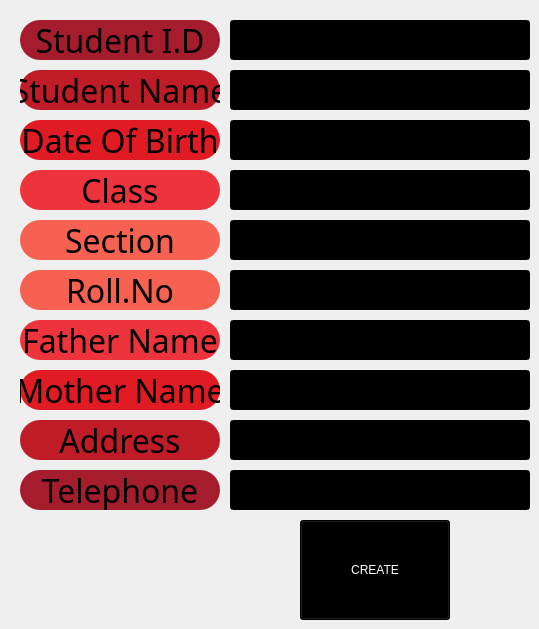
      <widget class="QWidget" name="tab_20">
       <attribute name="title">
        <string>Create .C.</string>
       </attribute>
       <widget class="QLineEdit" name="father_name_zcaj">
        <property name="geometry">
         <rect>
          <x>230</x>
          <y>320</y>
          <width>300</width>
          <height>40</height>
         </rect>
        </property>
        <property name="styleSheet">
         <string notr="true">color: rgb(255, 255, 255);
background-color: rgb(0, 0, 0);
font: 75 20pt &quot;Ubuntu Condensed&quot;;</string>
        </property>
        <property name="text">
         <string/>
        </property>
        <property name="alignment">
         <set>Qt::AlignCenter</set>
        </property>
       </widget>
       <widget class="QLineEdit" name="class_zcaj">
        <property name="geometry">
         <rect>
          <x>230</x>
          <y>170</y>
          <width>300</width>
          <height>40</height>
         </rect>
        </property>
        <property name="styleSheet">
         <string notr="true">color: rgb(255, 255, 255);
background-color: rgb(0, 0, 0);
font: 75 20pt &quot;Ubuntu Condensed&quot;;</string>
        </property>
        <property name="text">
         <string/>
        </property>
        <property name="alignment">
         <set>Qt::AlignCenter</set>
        </property>
       </widget>
       <widget class="QLineEdit" name="mother_name_zcaj">
        <property name="geometry">
         <rect>
          <x>230</x>
          <y>370</y>
          <width>300</width>
          <height>40</height>
         </rect>
        </property>
        <property name="styleSheet">
         <string notr="true">color: rgb(255, 255, 255);
background-color: rgb(0, 0, 0);
font: 75 20pt &quot;Ubuntu Condensed&quot;;</string>
        </property>
        <property name="text">
         <string/>
        </property>
        <property name="alignment">
         <set>Qt::AlignCenter</set>
        </property>
       </widget>
       <widget class="QLabel" name="rclassc">
        <property name="geometry">
         <rect>
          <x>20</x>
          <y>170</y>
          <width>200</width>
          <height>40</height>
         </rect>
        </property>
        <property name="font">
         <font>
          <family>Ubuntu Condensed</family>
          <pointsize>24</pointsize>
          <weight>9</weight>
          <italic>false</italic>
          <bold>false</bold>
         </font>
        </property>
        <property name="styleSheet">
         <string notr="true">font: 75 24pt &quot;Ubuntu Condensed&quot;;
color: rgb(0, 0, 0);
border-radius:20px;
background-color: rgb(237, 51, 59);
selection-color: rgb(255, 255, 255);</string>
        </property>
        <property name="text">
         <string>Class</string>
        </property>
        <property name="alignment">
         <set>Qt::AlignCenter</set>
        </property>
       </widget>
       <widget class="QPushButton" name="btn_create_e1">
        <property name="geometry">
         <rect>
          <x>300</x>
          <y>520</y>
          <width>150</width>
          <height>100</height>
         </rect>
        </property>
        <property name="styleSheet">
         <string notr="true">background-color: rgb(0, 0, 0);
color: rgb(255, 255, 255);
font: 75 40pt &quot;Ubuntu Condensed&quot;;
</string>
        </property>
        <property name="text">
         <string>CREATE</string>
        </property>
       </widget>
       <widget class="QLineEdit" name="telephone_zcaj">
        <property name="geometry">
         <rect>
          <x>230</x>
          <y>470</y>
          <width>300</width>
          <height>40</height>
         </rect>
        </property>
        <property name="styleSheet">
         <string notr="true">color: rgb(255, 255, 255);
background-color: rgb(0, 0, 0);
font: 75 20pt &quot;Ubuntu Condensed&quot;;</string>
        </property>
        <property name="text">
         <string/>
        </property>
        <property name="alignment">
         <set>Qt::AlignCenter</set>
        </property>
       </widget>
       <widget class="QLabel" name="rsectionc">
        <property name="geometry">
         <rect>
          <x>20</x>
          <y>220</y>
          <width>200</width>
          <height>40</height>
         </rect>
        </property>
        <property name="font">
         <font>
          <family>Ubuntu Condensed</family>
          <pointsize>24</pointsize>
          <weight>9</weight>
          <italic>false</italic>
          <bold>false</bold>
         </font>
        </property>
        <property name="styleSheet">
         <string notr="true">font: 75 24pt &quot;Ubuntu Condensed&quot;;
color: rgb(0, 0, 0);
border-radius:20px;
background-color: rgb(246, 97, 81);
selection-color: rgb(255, 255, 255);</string>
        </property>
        <property name="text">
         <string>Section</string>
        </property>
        <property name="alignment">
         <set>Qt::AlignCenter</set>
        </property>
       </widget>
       <widget class="QLabel" name="rmothernamec">
        <property name="geometry">
         <rect>
          <x>20</x>
          <y>370</y>
          <width>200</width>
          <height>40</height>
         </rect>
        </property>
        <property name="font">
         <font>
          <family>Ubuntu Condensed</family>
          <pointsize>24</pointsize>
          <weight>9</weight>
          <italic>false</italic>
          <bold>false</bold>
         </font>
        </property>
        <property name="styleSheet">
         <string notr="true">font: 75 24pt &quot;Ubuntu Condensed&quot;;
color: rgb(0, 0, 0);
border-radius:20px;
background-color: rgb(224, 27, 36);
selection-color: rgb(255, 255, 255);</string>
        </property>
        <property name="text">
         <string>Mother Name</string>
        </property>
        <property name="alignment">
         <set>Qt::AlignCenter</set>
        </property>
       </widget>
       <widget class="QLabel" name="rtelephonec">
        <property name="geometry">
         <rect>
          <x>20</x>
          <y>470</y>
          <width>200</width>
          <height>40</height>
         </rect>
        </property>
        <property name="font">
         <font>
          <family>Ubuntu Condensed</family>
          <pointsize>24</pointsize>
          <weight>9</weight>
          <italic>false</italic>
          <bold>false</bold>
         </font>
        </property>
        <property name="styleSheet">
         <string notr="true">font: 75 24pt &quot;Ubuntu Condensed&quot;;
color: rgb(0, 0, 0);
border-radius:20px;
background-color: rgb(165, 29, 45);
selection-color: rgb(255, 255, 255);</string>
        </property>
        <property name="text">
         <string>Telephone</string>
        </property>
        <property name="alignment">
         <set>Qt::AlignCenter</set>
        </property>
       </widget>
       <widget class="QLineEdit" name="address_zcaj">
        <property name="geometry">
         <rect>
          <x>230</x>
          <y>420</y>
          <width>300</width>
          <height>40</height>
         </rect>
        </property>
        <property name="styleSheet">
         <string notr="true">color: rgb(255, 255, 255);
background-color: rgb(0, 0, 0);
font: 75 20pt &quot;Ubuntu Condensed&quot;;</string>
        </property>
        <property name="text">
         <string/>
        </property>
        <property name="alignment">
         <set>Qt::AlignCenter</set>
        </property>
       </widget>
       <widget class="QLabel" name="rrollnoc">
        <property name="geometry">
         <rect>
          <x>20</x>
          <y>270</y>
          <width>200</width>
          <height>40</height>
         </rect>
        </property>
        <property name="font">
         <font>
          <family>Ubuntu Condensed</family>
          <pointsize>24</pointsize>
          <weight>9</weight>
          <italic>false</italic>
          <bold>false</bold>
         </font>
        </property>
        <property name="styleSheet">
         <string notr="true">font: 75 24pt &quot;Ubuntu Condensed&quot;;
color: rgb(0, 0, 0);
border-radius:20px;
background-color: rgb(246, 97, 81);
selection-color: rgb(255, 255, 255);</string>
        </property>
        <property name="text">
         <string>Roll.No</string>
        </property>
        <property name="alignment">
         <set>Qt::AlignCenter</set>
        </property>
       </widget>
       <widget class="QLabel" name="raddressc">
        <property name="geometry">
         <rect>
          <x>20</x>
          <y>420</y>
          <width>200</width>
          <height>40</height>
         </rect>
        </property>
        <property name="font">
         <font>
          <family>Ubuntu Condensed</family>
          <pointsize>24</pointsize>
          <weight>9</weight>
          <italic>false</italic>
          <bold>false</bold>
         </font>
        </property>
        <property name="styleSheet">
         <string notr="true">font: 75 24pt &quot;Ubuntu Condensed&quot;;
color: rgb(0, 0, 0);
border-radius:20px;
background-color: rgb(192, 28, 40);
selection-color: rgb(255, 255, 255);</string>
        </property>
        <property name="text">
         <string>Address</string>
        </property>
        <property name="alignment">
         <set>Qt::AlignCenter</set>
        </property>
       </widget>
       <widget class="QLineEdit" name="student_name_zcaj">
        <property name="geometry">
         <rect>
          <x>230</x>
          <y>70</y>
          <width>300</width>
          <height>40</height>
         </rect>
        </property>
        <property name="styleSheet">
         <string notr="true">color: rgb(255, 255, 255);
background-color: rgb(0, 0, 0);
font: 75 20pt &quot;Ubuntu Condensed&quot;;</string>
        </property>
        <property name="text">
         <string/>
        </property>
        <property name="alignment">
         <set>Qt::AlignCenter</set>
        </property>
       </widget>
       <widget class="QLabel" name="rstudentnamec">
        <property name="geometry">
         <rect>
          <x>20</x>
          <y>70</y>
          <width>200</width>
          <height>40</height>
         </rect>
        </property>
        <property name="font">
         <font>
          <family>Ubuntu Condensed</family>
          <pointsize>24</pointsize>
          <weight>9</weight>
          <italic>false</italic>
          <bold>false</bold>
         </font>
        </property>
        <property name="styleSheet">
         <string notr="true">font: 75 24pt &quot;Ubuntu Condensed&quot;;
color: rgb(0, 0, 0);
border-radius:20px;
background-color: rgb(192, 28, 40);
selection-color: rgb(255, 255, 255);</string>
        </property>
        <property name="text">
         <string>Student Name</string>
        </property>
        <property name="alignment">
         <set>Qt::AlignCenter</set>
        </property>
       </widget>
       <widget class="QLineEdit" name="date_of_birth_zcaj">
        <property name="geometry">
         <rect>
          <x>230</x>
          <y>120</y>
          <width>300</width>
          <height>40</height>
         </rect>
        </property>
        <property name="styleSheet">
         <string notr="true">color: rgb(255, 255, 255);
background-color: rgb(0, 0, 0);
font: 75 20pt &quot;Ubuntu Condensed&quot;;</string>
        </property>
        <property name="text">
         <string/>
        </property>
        <property name="alignment">
         <set>Qt::AlignCenter</set>
        </property>
       </widget>
       <widget class="QLabel" name="rstudentidc">
        <property name="geometry">
         <rect>
          <x>20</x>
          <y>20</y>
          <width>200</width>
          <height>40</height>
         </rect>
        </property>
        <property name="font">
         <font>
          <family>Ubuntu Condensed</family>
          <pointsize>24</pointsize>
          <weight>9</weight>
          <italic>false</italic>
          <bold>false</bold>
         </font>
        </property>
        <property name="styleSheet">
         <string notr="true">font: 75 24pt &quot;Ubuntu Condensed&quot;;
color: rgb(0, 0, 0);
border-radius:20px;
background-color: rgb(165, 29, 45);
selection-color: rgb(255, 255, 255);</string>
        </property>
        <property name="text">
         <string>Student I.D</string>
        </property>
        <property name="alignment">
         <set>Qt::AlignCenter</set>
        </property>
       </widget>
       <widget class="QLabel" name="rdateofbirthc">
        <property name="geometry">
         <rect>
          <x>20</x>
          <y>120</y>
          <width>200</width>
          <height>40</height>
         </rect>
        </property>
        <property name="font">
         <font>
          <family>Ubuntu Condensed</family>
          <pointsize>24</pointsize>
          <weight>9</weight>
          <italic>false</italic>
          <bold>false</bold>
         </font>
        </property>
        <property name="styleSheet">
         <string notr="true">font: 75 24pt &quot;Ubuntu Condensed&quot;;
color: rgb(0, 0, 0);
border-radius:20px;
background-color: rgb(224, 27, 36);
selection-color: rgb(255, 255, 255);</string>
        </property>
        <property name="text">
         <string>Date Of Birth</string>
        </property>
        <property name="alignment">
         <set>Qt::AlignCenter</set>
        </property>
       </widget>
       <widget class="QLabel" name="rfathernamec">
        <property name="geometry">
         <rect>
          <x>20</x>
          <y>320</y>
          <width>200</width>
          <height>40</height>
         </rect>
        </property>
        <property name="font">
         <font>
          <family>Ubuntu Condensed</family>
          <pointsize>24</pointsize>
          <weight>9</weight>
          <italic>false</italic>
          <bold>false</bold>
         </font>
        </property>
        <property name="styleSheet">
         <string notr="true">font: 75 24pt &quot;Ubuntu Condensed&quot;;
color: rgb(0, 0, 0);
border-radius:20px;
background-color: rgb(237, 51, 59);
selection-color: rgb(255, 255, 255);</string>
        </property>
        <property name="text">
         <string>Father Name</string>
        </property>
        <property name="alignment">
         <set>Qt::AlignCenter</set>
        </property>
       </widget>
       <widget class="QLineEdit" name="student_id_zcaj">
        <property name="geometry">
         <rect>
          <x>230</x>
          <y>20</y>
          <width>300</width>
          <height>40</height>
         </rect>
        </property>
        <property name="styleSheet">
         <string notr="true">color: rgb(255, 255, 255);
background-color: rgb(0, 0, 0);
font: 75 20pt &quot;Ubuntu Condensed&quot;;</string>
        </property>
        <property name="text">
         <string/>
        </property>
        <property name="alignment">
         <set>Qt::AlignCenter</set>
        </property>
       </widget>
       <widget class="QLineEdit" name="section_zcaj">
        <property name="geometry">
         <rect>
          <x>230</x>
          <y>220</y>
          <width>300</width>
          <height>40</height>
         </rect>
        </property>
        <property name="styleSheet">
         <string notr="true">color: rgb(255, 255, 255);
background-color: rgb(0, 0, 0);
font: 75 20pt &quot;Ubuntu Condensed&quot;;</string>
        </property>
        <property name="text">
         <string/>
        </property>
        <property name="alignment">
         <set>Qt::AlignCenter</set>
        </property>
       </widget>
       <widget class="QLineEdit" name="roll_number_zcaj">
        <property name="geometry">
         <rect>
          <x>230</x>
          <y>270</y>
          <width>300</width>
          <height>40</height>
         </rect>
        </property>
        <property name="styleSheet">
         <string notr="true">color: rgb(255, 255, 255);
background-color: rgb(0, 0, 0);
font: 75 20pt &quot;Ubuntu Condensed&quot;;</string>
        </property>
        <property name="text">
         <string/>
        </property>
        <property name="alignment">
         <set>Qt::AlignCenter</set>
        </property>
       </widget>
      </widget>
